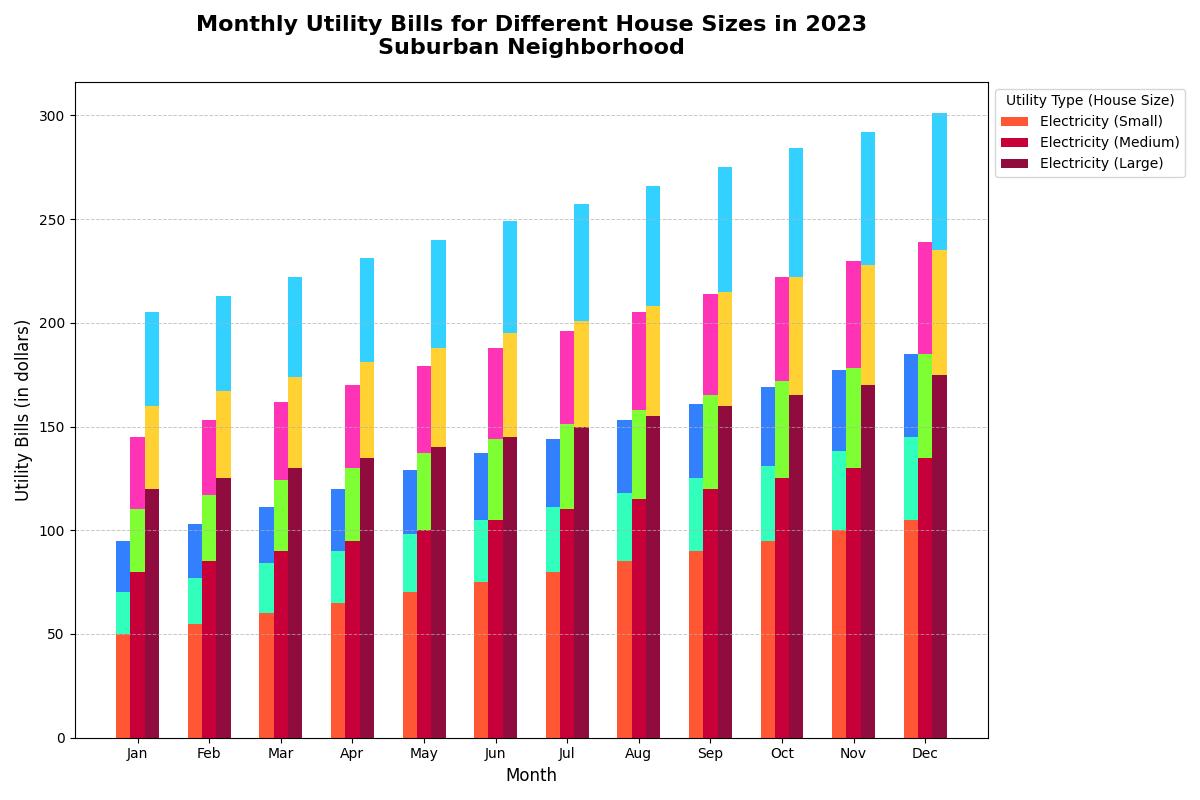

Recreate this plot in Python.
import matplotlib.pyplot as plt
import numpy as np

# Define the months and house sizes
months = ["Jan", "Feb", "Mar", "Apr", "May", "Jun", "Jul", "Aug", "Sep", "Oct", "Nov", "Dec"]

# Monthly utility bills data (in dollars)
electricity_bills = np.array([
    [50, 55, 60, 65, 70, 75, 80, 85, 90, 95, 100, 105],  # Small
    [80, 85, 90, 95, 100, 105, 110, 115, 120, 125, 130, 135],  # Medium
    [120, 125, 130, 135, 140, 145, 150, 155, 160, 165, 170, 175],  # Large
])

water_bills = np.array([
    [20, 22, 24, 25, 28, 30, 31, 33, 35, 36, 38, 40],  # Small
    [30, 32, 34, 35, 37, 39, 41, 43, 45, 47, 48, 50],  # Medium
    [40, 42, 44, 46, 48, 50, 51, 53, 55, 57, 58, 60],  # Large
])

gas_bills = np.array([
    [25, 26, 27, 30, 31, 32, 33, 35, 36, 38, 39, 40],  # Small
    [35, 36, 38, 40, 42, 44, 45, 47, 49, 50, 52, 54],  # Medium
    [45, 46, 48, 50, 52, 54, 56, 58, 60, 62, 64, 66],  # Large
])

# Plotting the stacked bar chart
fig, ax = plt.subplots(figsize=(12, 8))

# Plot utility bills for Small homes
bar_width = 0.2
x = np.arange(len(months))

ax.bar(x - bar_width, electricity_bills[0], width=bar_width, label='Electricity (Small)', color='#FF5733')
ax.bar(x - bar_width, water_bills[0], width=bar_width, bottom=electricity_bills[0], color='#33FFBD')
ax.bar(x - bar_width, gas_bills[0], width=bar_width, bottom=electricity_bills[0] + water_bills[0], color='#3380FF')

# Plot utility bills for Medium homes
ax.bar(x, electricity_bills[1], width=bar_width, label='Electricity (Medium)', color='#C70039')
ax.bar(x, water_bills[1], width=bar_width, bottom=electricity_bills[1], color='#7DFF33')
ax.bar(x, gas_bills[1], width=bar_width, bottom=electricity_bills[1] + water_bills[1], color='#FF33B5')

# Plot utility bills for Large homes
ax.bar(x + bar_width, electricity_bills[2], width=bar_width, label='Electricity (Large)', color='#900C3F')
ax.bar(x + bar_width, water_bills[2], width=bar_width, bottom=electricity_bills[2], color='#FFD133')
ax.bar(x + bar_width, gas_bills[2], width=bar_width, bottom=electricity_bills[2] + water_bills[2], color='#33D1FF')

# Set chart title and labels
ax.set_title("Monthly Utility Bills for Different House Sizes in 2023\nSuburban Neighborhood", fontsize=16, fontweight='bold', pad=20)
ax.set_xlabel("Month", fontsize=12)
ax.set_ylabel("Utility Bills (in dollars)", fontsize=12)

# Set x-ticks and labels
ax.set_xticks(x)
ax.set_xticklabels(months)

# Add legend
ax.legend(loc='upper left', bbox_to_anchor=(1, 1), fontsize=10, title='Utility Type (House Size)')

# Add gridlines for easier reading
ax.yaxis.grid(True, linestyle='--', linewidth=0.7, alpha=0.7)

# Automatically adjust layout to prevent overlap
plt.tight_layout()

# Display the plot
plt.show()
